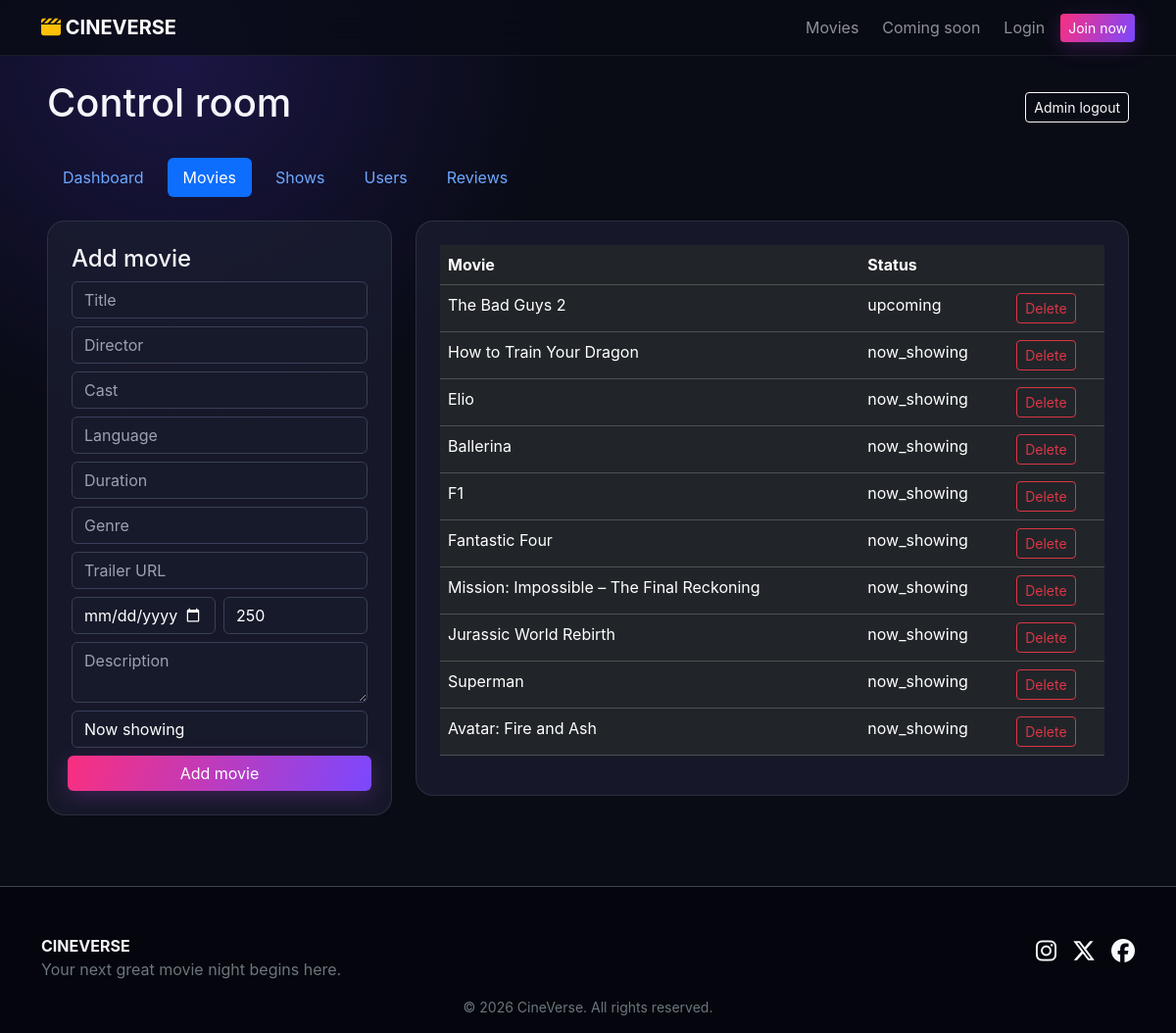
/admin/index.php?tab=movies (signed in), run on the app's committed database.
### tables this page shows
CREATE TABLE movies(id INT AUTO_INCREMENT PRIMARY KEY,title VARCHAR(180) NOT NULL,poster VARCHAR(255),banner VARCHAR(255),trailer_url VARCHAR(255),cast_members TEXT,director VARCHAR(150),language VARCHAR(80),duration VARCHAR(40),genre VARCHAR(120),release_date DATE,description TEXT,ticket_price DECIMAL(10,2) DEFAULT 250,status ENUM('now_showing','upcoming') DEFAULT 'now_showing',created_at TIMESTAMP DEFAULT CURRENT_TIMESTAMP,INDEX(status),INDEX(release_date));

### includes/functions.php (called while the page is built, shortened)
<?php
function e(?string $value): string { return htmlspecialchars((string)$value, ENT_QUOTES, 'UTF-8'); }

### admin/index.php (the view, shortened to what this page needs)
<?php require '../includes/functions.php';if(!is_admin())redirect('/movie-booking/admin/login.php');
$tab=$_GET['tab']??'dashboard';$pdo=db();$stats=['Users'=>$pdo->query('SELECT COUNT(*) FROM users')->fetchColumn(),'Movies'=>$pdo->query('SELECT COUNT(*) FROM movies')->fetchColumn(),'Bookings'=>$pdo->query("SELECT COUNT(*) FROM bookings WHERE status='confirmed'")->fetchColumn(),'Revenue'=>'₹'.number_format($pdo->query("SELECT COALESCE(SUM(total_amount),0) FROM bookings WHERE status='confirmed'")->fetchColumn())];$movies=$pdo->query('SELECT * FROM movies ORDER BY id DESC')->fetchAll();$users=$pdo->query('SELECT * FROM users ORDER BY id DESC')->fetchAll();$reviews=$pdo->query('SELECT r.*,u.name,m.title FROM reviews r JOIN users u ON u.id=r.user_id JOIN movies m ON m.id=r.movie_id ORDER BY r.created_at DESC')->fetchAll();$screens=$pdo->query('SELECT s.*,t.name theater FROM screens s JOIN theaters t ON t.id=s.theater_id')->fetchAll();$latest=$pdo->query('SELECT b.*,u.name,m.title FROM bookings b JOIN users u ON u.id=b.user_id JOIN shows s ON s.id=b.show_id JOIN movies m ON m.id=s.movie_id ORDER BY b.created_at DESC LIMIT 8')->fetchAll();$pageTitle='Admin dashboard';require '../includes/header.php';?>
<div class="container-fluid py-4 px-lg-5"><div class="d-flex justify-content-between align-items-center"><h1>Control room</h1><a class="btn btn-sm btn-outline-light" href="logout.php">Admin logout</a></div><div class="nav nav-pills gap-2 my-4"><?php foreach(['dashboard'=>'Dashboard','movies'=>'Movies','shows'=>'Shows','users'=>'Users','reviews'=>'Reviews'] as $k=>$v):?><a class="nav-link <?=$tab===$k?'active':''?>" href="?tab=<?=$k?>"><?=$v?></a><?php endforeach?></div><?php if($tab==='dashboard'):?><div class="row g-3"><?php foreach($stats as $k=>$v):?><div class="col-md-3"><div class="booking-panel"><small class="text-secondary"><?=$k?></small><h2><?=$v?></h2></div></div><?php endforeach?></div><div class="row mt-3"><div class="col-lg-7"><div class="booking-panel"><canvas id="revenueChart"></canvas></div></div><div class="col-lg-5"><div class="booking-panel"><h4>Latest bookings</h4><?php foreach($latest as $b):?><div class="border-bottom border-secondary-subtle py-2"><strong><?=e($b['title'])?></strong><br><small><?=e($b['name'])?> · <?=e($b['booking_code'])?> · ₹<?=$b['total_amount']?></small></div><?php endforeach?></div></div></div><script src="https://cdn.jsdelivr.net/npm/chart.js"></script><script>new Chart(document.getElementById('revenueChart'),{type:'line',data:{labels:['Mon','Tue','Wed','Thu','Fri','Sat','Sun'],datasets:[{label:'Revenue',data:[2400,3800,2200,4500,3800,6200,5100],borderColor:'#fa2f7f',tension:.35}]}})</script><?php elseif($tab==='movies'):?><div class="row g-4"><div class="col-lg-4"><div class="booking-panel"><h4>Add movie</h4><form method="post" class="row g-2"><?php foreach(['title'=>'Title','director'=>'Director','cast_members'=>'Cast','language'=>'Language','duration'=>'Duration','genre'=>'Genre','trailer_url'=>'Trailer URL'] as $n=>$l):?><div class="col-12"><input required name="<?=$n?>" class="form-control" placeholder="<?=$l?>"></div><?php endforeach?><div class="col-6"><input name="release_date" type="date" class="form-control"></div><div class="col-6"><input name="ticket_price" type="number" value="250" class="form-control"></div><div class="col-12"><textarea name="description" class="form-control" placeholder="Description"></textarea></div><div class="col-12"><select name="status" class="form-select"><option value="now_showing">Now showing</option></select></div><button class="btn btn-gradient">Add movie</button></form></div></div><div class="col-lg-8"><div class="booking-panel table-responsive"><table class="table table-dark"><thead><tr><th>Movie</th><th>Status</th><th></th></tr></thead><tbody><?php foreach($movies as $m):?><tr><td><?=e($m['title'])?></td><td><?=e($m['status'])?></td><td><form method="post"><button name="id" value="<?=$m['id']?>" class="btn btn-sm btn-outline-danger" onclick="return confirm('Delete movie and its shows?')">Delete</button></form></td></tr><?php endforeach?></tbody></table></div></div></div><?php endif?></div><?php require '../includes/footer.php'; ?>

### assets/css/style.css (style rules this page uses)
:root { --ink:#090b15;--panel:rgba(27,30,49,.74);--pink:#fa2f7f;--violet:#7b48ff;--gold:#ffc857 }
body { background:radial-gradient(circle at 15% 5%,#1b1645 0,transparent 27%),var(--ink);min-height:100vh;color:#f5f5fa;font-family:Inter,system-ui,sans-serif }
.btn-gradient { border:0;color:white;background:linear-gradient(110deg,var(--pink),var(--violet));box-shadow:0 5px 20px #8d37aa55 }
.booking-panel { position:sticky;top:85px;background:var(--panel);border:1px solid #ffffff18;border-radius:18px;padding:24px }
.form-control,.form-select { background:#171a2a!important;border-color:#3a3f59!important;color:#fff!important }
.form-control::placeholder { color:#9ca0b3 }

### data on the page
movies: title "The Bad Guys 2", status "upcoming", $m['id'] 10 (drawn)
movies: title "How to Train Your Dragon", status "now_showing", $m['id'] 9 (drawn)
movies: title "Elio", status "now_showing", $m['id'] 8 (drawn)
movies: title "Ballerina", status "now_showing", $m['id'] 7 (drawn)
movies: title "F1", status "now_showing", $m['id'] 6 (drawn)
movies: title "Fantastic Four", status "now_showing", $m['id'] 5 (drawn)
movies: title "Mission: Impossible – The Final Reckoning", status "now_showing", $m['id'] 4 (drawn)
movies: title "Jurassic World Rebirth", status "now_showing", $m['id'] 3 (drawn)
movies: title "Superman", status "now_showing", $m['id'] 2 (drawn)
movies: title "Avatar: Fire and Ash", status "now_showing", $m['id'] 1 (drawn)

### other printed values
$v "Dashboard"
$v "Movies"
$v "Shows"
$v "Users"
$v "Reviews"
